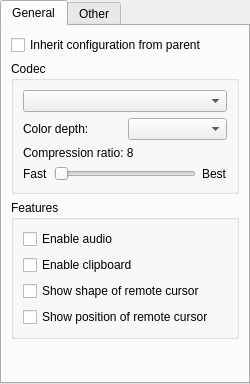
<?xml version="1.0" encoding="UTF-8"?>
<ui version="4.0">
 <class>ComputerGroupDialogDesktop</class>
 <widget class="QWidget" name="ComputerGroupDialogDesktop">
  <property name="geometry">
   <rect>
    <x>0</x>
    <y>0</y>
    <width>250</width>
    <height>384</height>
   </rect>
  </property>
  <property name="windowTitle">
   <string/>
  </property>
  <layout class="QVBoxLayout" name="verticalLayout_7">
   <property name="leftMargin">
    <number>0</number>
   </property>
   <property name="topMargin">
    <number>0</number>
   </property>
   <property name="rightMargin">
    <number>0</number>
   </property>
   <property name="bottomMargin">
    <number>0</number>
   </property>
   <item>
    <widget class="QTabWidget" name="tabWidget">
     <property name="currentIndex">
      <number>0</number>
     </property>
     <widget class="QWidget" name="tab_desktop_general">
      <attribute name="title">
       <string>General</string>
      </attribute>
      <layout class="QVBoxLayout" name="verticalLayout_6">
       <item>
        <widget class="QCheckBox" name="checkbox_inherit_config">
         <property name="text">
          <string>Inherit configuration from parent</string>
         </property>
        </widget>
       </item>
       <item>
        <widget class="QGroupBox" name="groupbox_codec">
         <property name="sizePolicy">
          <sizepolicy hsizetype="Preferred" vsizetype="Fixed">
           <horstretch>0</horstretch>
           <verstretch>0</verstretch>
          </sizepolicy>
         </property>
         <property name="title">
          <string>Codec</string>
         </property>
         <layout class="QVBoxLayout" name="verticalLayout_3">
          <item>
           <widget class="QComboBox" name="combo_codec"/>
          </item>
          <item>
           <layout class="QHBoxLayout" name="horizontalLayout_2">
            <item>
             <widget class="QLabel" name="label_color_depth">
              <property name="text">
               <string>Color depth:</string>
              </property>
             </widget>
            </item>
            <item>
             <widget class="QComboBox" name="combobox_color_depth"/>
            </item>
           </layout>
          </item>
          <item>
           <widget class="QLabel" name="label_compress_ratio">
            <property name="text">
             <string notr="true">Compression ratio: 8</string>
            </property>
           </widget>
          </item>
          <item>
           <layout class="QHBoxLayout" name="horizontalLayout">
            <item>
             <widget class="QLabel" name="label_fast">
              <property name="text">
               <string>Fast</string>
              </property>
             </widget>
            </item>
            <item>
             <widget class="QSlider" name="slider_compress_ratio">
              <property name="minimumSize">
               <size>
                <width>0</width>
                <height>16</height>
               </size>
              </property>
              <property name="minimum">
               <number>1</number>
              </property>
              <property name="maximum">
               <number>22</number>
              </property>
              <property name="orientation">
               <enum>Qt::Orientation::Horizontal</enum>
              </property>
             </widget>
            </item>
            <item>
             <widget class="QLabel" name="label_best">
              <property name="text">
               <string>Best</string>
              </property>
             </widget>
            </item>
           </layout>
          </item>
         </layout>
        </widget>
       </item>
       <item>
        <widget class="QGroupBox" name="groupbox_features">
         <property name="sizePolicy">
          <sizepolicy hsizetype="Preferred" vsizetype="Fixed">
           <horstretch>0</horstretch>
           <verstretch>0</verstretch>
          </sizepolicy>
         </property>
         <property name="title">
          <string>Features</string>
         </property>
         <layout class="QVBoxLayout" name="verticalLayout_4">
          <item>
           <widget class="QCheckBox" name="checkbox_audio">
            <property name="text">
             <string>Enable audio</string>
            </property>
           </widget>
          </item>
          <item>
           <widget class="QCheckBox" name="checkbox_clipboard">
            <property name="text">
             <string>Enable clipboard</string>
            </property>
           </widget>
          </item>
          <item>
           <widget class="QCheckBox" name="checkbox_cursor_shape">
            <property name="text">
             <string>Show shape of remote cursor</string>
            </property>
           </widget>
          </item>
          <item>
           <widget class="QCheckBox" name="checkbox_cursor_position">
            <property name="text">
             <string>Show position of remote cursor</string>
            </property>
           </widget>
          </item>
         </layout>
        </widget>
       </item>
       <item>
        <spacer name="verticalSpacer_2">
         <property name="orientation">
          <enum>Qt::Orientation::Vertical</enum>
         </property>
         <property name="sizeHint" stdset="0">
          <size>
           <width>20</width>
           <height>0</height>
          </size>
         </property>
        </spacer>
       </item>
      </layout>
     </widget>
     <widget class="QWidget" name="tab_desktop_other">
      <attribute name="title">
       <string>Other</string>
      </attribute>
      <layout class="QVBoxLayout" name="verticalLayout_5">
       <item>
        <widget class="QGroupBox" name="groupbox_appearance">
         <property name="sizePolicy">
          <sizepolicy hsizetype="Preferred" vsizetype="Fixed">
           <horstretch>0</horstretch>
           <verstretch>0</verstretch>
          </sizepolicy>
         </property>
         <property name="title">
          <string>Appearance</string>
         </property>
         <layout class="QVBoxLayout" name="verticalLayout_2">
          <item>
           <widget class="QCheckBox" name="checkbox_desktop_effects">
            <property name="text">
             <string>Disable desktop effects</string>
            </property>
           </widget>
          </item>
          <item>
           <widget class="QCheckBox" name="checkbox_desktop_wallpaper">
            <property name="text">
             <string>Disable desktop wallpaper</string>
            </property>
           </widget>
          </item>
          <item>
           <widget class="QCheckBox" name="checkbox_font_smoothing">
            <property name="text">
             <string>Disable font smoothing</string>
            </property>
           </widget>
          </item>
         </layout>
        </widget>
       </item>
       <item>
        <widget class="QGroupBox" name="groupbox_other">
         <property name="sizePolicy">
          <sizepolicy hsizetype="Preferred" vsizetype="Fixed">
           <horstretch>0</horstretch>
           <verstretch>0</verstretch>
          </sizepolicy>
         </property>
         <property name="title">
          <string>Other</string>
         </property>
         <layout class="QVBoxLayout" name="verticalLayout">
          <item>
           <widget class="QCheckBox" name="checkbox_clear_clipboard">
            <property name="text">
             <string>Clear clipboard at disconnect</string>
            </property>
           </widget>
          </item>
          <item>
           <widget class="QCheckBox" name="checkbox_lock_at_disconnect">
            <property name="text">
             <string>Lock computer at disconnect</string>
            </property>
           </widget>
          </item>
          <item>
           <widget class="QCheckBox" name="checkbox_block_remote_input">
            <property name="text">
             <string>Block remote input</string>
            </property>
           </widget>
          </item>
         </layout>
        </widget>
       </item>
       <item>
        <spacer name="verticalSpacer">
         <property name="orientation">
          <enum>Qt::Orientation::Vertical</enum>
         </property>
         <property name="sizeHint" stdset="0">
          <size>
           <width>20</width>
           <height>6</height>
          </size>
         </property>
        </spacer>
       </item>
      </layout>
     </widget>
    </widget>
   </item>
  </layout>
 </widget>
 <resources/>
 <connections/>
</ui>
